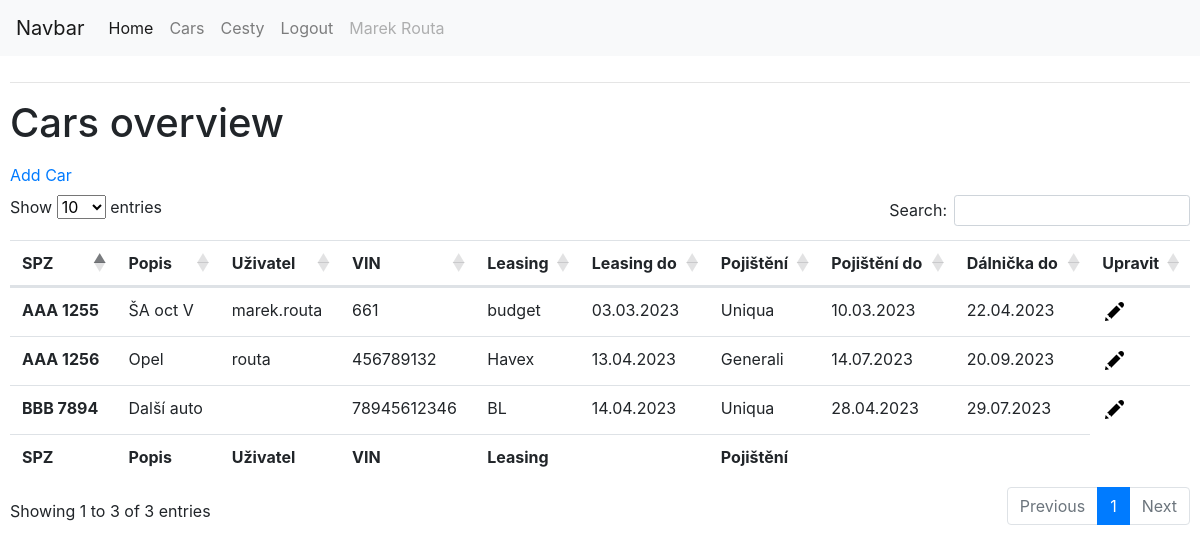
The app's page /cars (signed in) with its own data.
### app/models.py (models this page shows, shortened)
class User(UserMixin,db.Model):
    id = db.Column(db.Integer, primary_key=True)
    username = db.Column(db.String(64), index=True, unique=True)
    email = db.Column(db.String(120), index=True, unique=True)
    user_name =  db.Column(db.String(120), index=True)
    google_id = db.Column(db.String(120), index=True)
    cars = db.relationship("Car", backref="car_user", lazy=True)
    routes = db.relationship("Route", backref="car_user",lazy=True)

class CustomSerializerMixin(SerializerMixin):
    serialize_types = (
        (datetime, lambda x: str(x)),
    )

class Car(db.Model,CustomSerializerMixin):
    id = db.Column(db.Integer, primary_key=True)
    SPZ = db.Column(db.String(10), index=True, unique=True)
    description = db.Column(db.String(120), index=True, unique=False)
    VIN = db.Column(db.String(50), index=True, unique=True)
    leasing_company = db.Column(db.String(120), index=True, unique=False, nullable=True)
    leased_until = db.Column(db.DateTime,index=True, nullable=True)
    insurance_company = db.Column(db.String(120), index=True, unique=False, nullable=True)
    insured_until = db.Column(db.DateTime,index=True, nullable=True)
    highway = db.Column(db.DateTime, nullable=True)
    user_id = db.Column(db.Integer, db.ForeignKey('user.id'), nullable=True)
    cars = db.relationship("Route", backref="car_spz", lazy=True)

### app/routes.py (the view)
@app.route("/cars")
@login_required
def cars():
    cars = Car.query.all()
    return render_template("cars.html", title="Cars", cars= cars)

### app/__init__.py (called while the page is built)
@app.template_filter()
def format_datetime(value, format='medium'):
    if format == 'full':
        format="EEEE, d. MMMM y 'at' HH:mm"
    elif format == 'medium':
        format="dd.MM.yyyy"
    return babel.dates.format_datetime(value, format)

### app/models.py (called while the page is built)
@login.user_loader
def load_user(id):
    return User.query.get(int(id))

### app/templates/cars.html (shortened to what this page needs)
{% extends "base.html" %}
{% block content %}
<link href="https://unpkg.com/bootstrap-table@1.21.2/dist/bootstrap-table.min.css" rel="stylesheet">
    <h1>Cars overview</h1>
    <ul class="navbar-nav">
        <li class="nav-item active" >
          <a class="nav-link" href="/addcar">Add Car <span class="sr-only">(current)</span></a>
        </li>
    </ul>
    <div class= "cartable">
      <table id="carTable" class="table">
        <thead>
          <tr>
            <th scope="col">SPZ</th>
            <th scope="col">Popis</th>
            <th scope="col">Uživatel</th>
            <th scope="col">VIN</th>
            <th scope="col">Leasing</th>
            <th scope="col">Leasing do</th>
            <th scope="col">Pojištění</th>
            <th scope="col">Pojištění do</th>
            <th scope="col">Dálnička do</th>
            <th scope='col'>Upravit</th>
          </tr>
        </thead>
        <tfoot>
          <tr>
            <th scope="col">SPZ</th>
            <th scope="col">Popis</th>
            <th scope="col">Uživatel</th>
            <th scope="col">VIN</th>
            <th scope="col">Leasing</th>
            <th scope="col"></th>
            <th scope="col">Pojištění</th>
            <th scope="col"></th>
            <th scope="col"></th>
          </tr>
        </tfoot>
        <tbody>
          {% for car in cars %}
          <tr>
            <th scope="row">{{car.SPZ}}</th>
            <td>{{car.description}}</td>
            <td>{{car.car_user.username}}</td>
            <td>{{car.VIN}}</td>
            <td>{{car.leasing_company}}</td>
            <td>{{car.leased_until|format_datetime('medium')}}</td>
            <td>{{car.insurance_company}}</td>
            <td>{{car.insured_until|format_datetime('medium')}}</td>
            <td>{{car.highway|format_datetime('medium')}}</td>
            <td><a href= "{{ url_for('edit_car', car_id=car.id)}}"><img src="{{url_for('static', filename='icons8-pencil-24.png')}}"/></a></td>
          </tr>
          {% endfor %}
        </tbody>
    </div>
{% endblock %}

### app/templates/base.html (shortened to what this page needs)
<html lang="en">
<head>
    <link rel="stylesheet" href="https://cdn.jsdelivr.net/npm/bootstrap@4.3.1/dist/css/bootstrap.min.css"></link>
    <link rel="stylesheet" href="https://cdnjs.cloudflare.com/ajax/libs/selectize.js/0.12.6/css/selectize.bootstrap3.min.css" />
    <link rel="stylesheet" type="text/css" href="{{url_for('static', filename='DataTables/datatables.min.css')}}"/>
</head>
<body>
<nav class="navbar navbar-expand-lg navbar-light bg-light">
  <a class="navbar-brand" href="#">Navbar</a>
  <div class="collapse navbar-collapse" id="navbarNav">
    <ul class="navbar-nav">
      <li class="nav-item active">
        <a class="nav-link" href="/">Home <span class="sr-only">(current)</span></a>
      </li>
      <li class="nav-item">
        <a class="nav-link" href="/cars">Cars</a>
      </li>
      <li class="nav-item">
        <a class="nav-link" href="/routes">Cesty</a>
      </li>
      <li class="nav-item">
        {% if current_user.is_anonymous %}
        <a class="nav-link" href="{{url_for('login')}}">Login</a>
        {% else %}
        <a class="nav-link" href="{{url_for('logout')}}">Logout</a>
        {% endif %}
      </li>
      <li class="nav-item">
        <a class="nav-link disabled" href="#" tabindex="-1" aria-disabled="true">{{current_user.user_name}}</a>
      </li>
    </ul>
  </div>
</nav>
<div class="content" style="padding: 10px">
<hr>
    {% block content %}{% endblock %}
  </div>
</body>
</html>

### records on screen
User: user_name "Marek Routa"
Car: SPZ "AAA 1255", description "ŠA oct V", car_user.username "marek.routa", VIN "661", leasing_company "budget", leased_until "03.03.2023", insurance_company "Uniqua", insured_until "10.03.2023", highway "22.04.2023"
Car: SPZ "AAA 1256", description "Opel", car_user.username "routa", VIN "456789132", leasing_company "Havex", leased_until "13.04.2023", insurance_company "Generali", insured_until "14.07.2023", highway "20.09.2023"
Car: SPZ "BBB 7894", description "Další auto", VIN "78945612346", leasing_company "BL", leased_until "14.04.2023", insurance_company "Uniqua", insured_until "28.04.2023", highway "29.07.2023"
